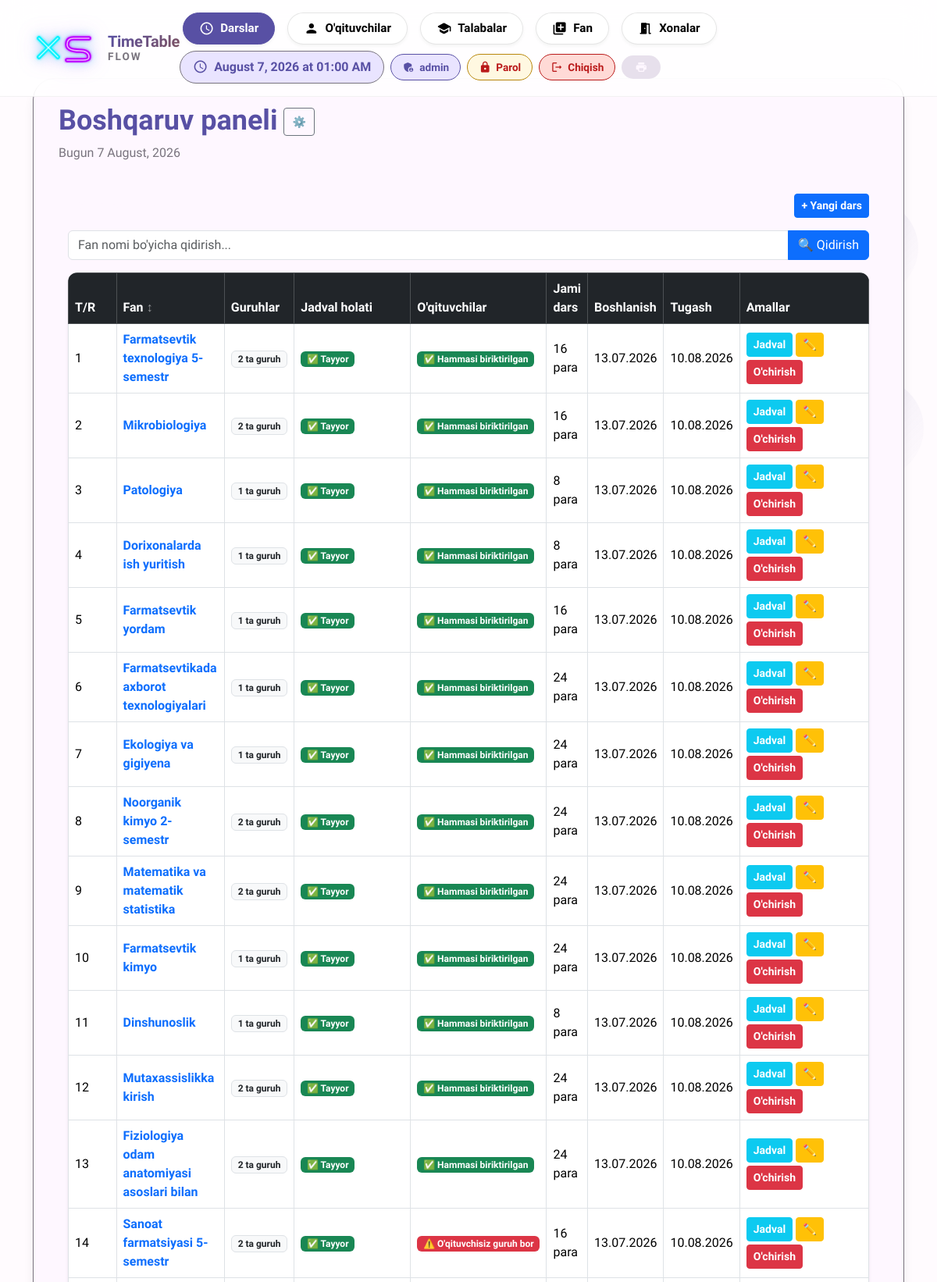
Screenshot of /raspisaniya/lesson/list/ (signed in, upper part) with the database file from the repository.
### raspisaniya/models.py (models this page shows, shortened)
class Course(models.Model):
    subject = models.ForeignKey(Subject, on_delete=models.CASCADE)
    start_date = models.DateField()
    end_date = models.DateField()
    total_lessons = models.PositiveIntegerField()
    lessons_per_week = models.PositiveIntegerField()
    lesson_duration = models.PositiveIntegerField(default=80)
    include_saturday = models.BooleanField(default=False)

class Subject(models.Model):
    name = models.CharField(max_length=100, unique=True)

### raspisaniya/views.py (the view)
# urls.py: path('lesson/list/', views.lesson_list, name='lesson_list'),
@login_required
def lesson_list(request):
    if is_student(request.user):
        return redirect('student_dashboard')
    if is_teacher(request.user) and not is_admin(request.user):
        return redirect('teacher_dashboard')
    q = request.GET.get('q', '').strip()
    courses = Course.objects.select_related('subject').prefetch_related('groups').all()
    if q:
        courses = courses.filter(subject__name__icontains=q)
    courses_data = []
    for course in courses:
        total = course.groups.count()
        scheduled = course.groups.filter(is_scheduled=True).count()
        has_unassigned = course.groups.filter(teacher__isnull=True).exists()
        courses_data.append({
            'course': course,
            'total_groups': total,
            'scheduled_groups': scheduled,
            'has_unassigned_teachers': has_unassigned,  # HTML shablonimiz uchun yangi flag
        })
    return render(request, "raspisaniya/lesson_list.html", {"courses_data": courses_data, "q": q})

### raspisaniya/views.py (called while the page is built)
def is_teacher(user):
    return hasattr(user, 'teacher')

def is_student(user):
    return hasattr(user, 'student')

### templates/raspisaniya/lesson_list.html (shortened to what this page needs)
{% extends 'raspisaniya/base.html' %}
{% block title_extra %}
<div class="dropdown">
    <button class="btn btn-outline-secondary btn-sm fw-bold" type="button"
            data-bs-toggle="dropdown" aria-expanded="false" title="Sozlamalar"
            style="line-height:1; padding:10px 10px;">
        ⚙️
    </button>
</div>
{% endblock %}
{% block content %}
<div class="container mt-4">
    <div class="d-flex justify-content-between align-items-center mb-3 flex-wrap gap-2">
        <div>
            <h4 class="mb-0 fw-bold">Darslar ro'yxati</h4>
        </div>
        <div class="d-flex gap-2 flex-wrap align-items-center">
            <a href="{% url 'lesson_create' %}" class="btn btn-primary btn-sm fw-bold">+ Yangi dars</a>
        </div>
    </div>
    <form method="get" class="mb-3">
        <div class="input-group">
            <input type="text" name="q" value="{{ q }}" class="form-control" placeholder="Fan nomi bo'yicha qidirish...">
            <button type="submit" class="btn btn-primary">🔍 Qidirish</button>
        </div>
    </form>
    {% if courses_data %}
    <div class="card border-0 shadow-sm" style="border-radius:12px; overflow:hidden;">
        <table class="table table-bordered table-hover align-middle mb-0">
            <thead class="table-dark">
                <tr>
                    <th style="width: 70px; color: white;">T/R</th>
                    <th>
                        <a href="?q={{ q }}&sort_by=subject&direction={% if sort_by == 'subject' and direction == 'asc' %}desc{% else %}asc{% endif %}" class="text-decoration-none text-white d-inline-flex align-items-center gap-1">
                            Fan
                            {% if sort_by == 'subject' %}
                                {% if direction == 'asc' %}<span class="text-white">▲</span>{% else %}<span class="text-white">▼</span>{% endif %}
                            {% else %}
                                <span class="text-white" style="opacity: 0.5;">↕</span>
                            {% endif %}
                        </a>
                    </th>
                    <th class="text-white">Guruhlar</th>
                    <th class="text-white">Jadval holati</th>
                    <th class="text-white">O'qituvchilar</th>
                    <th class="text-white">Jami dars</th>
                    <th class="text-white">Boshlanish</th>
                    <th class="text-white">Tugash</th>
                    <th style="width: 200px; color: white;">Amallar</th>
                </tr>
            </thead>
            <tbody>
                {% for item in courses_data %}
                <tr>
                    <td>{{ forloop.counter }}</td>
                    <td><strong class="text-primary">{{ item.course.subject.name }}</strong></td>
                    <td><span class="badge bg-light text-dark border">{{ item.total_groups }} ta guruh</span></td>
                    <td>
                        {% if item.scheduled_groups == item.total_groups and item.total_groups > 0 %}
                            <span class="badge bg-success">✅ Tayyor</span>
                        {% elif item.scheduled_groups == 0 %}
                            <span class="badge bg-danger">⏳ Jadval tuzilmagan</span>
                        {% else %}
                            <span class="badge bg-warning text-dark">⚠ {{ item.scheduled_groups }}/{{ item.total_groups }} tuzilgan</span>
                        {% endif %}
                    </td>
                    <td>
                        {% if item.has_unassigned_teachers %}
                            <span class="badge bg-danger">⚠️ O'qituvchisiz guruh bor</span>
                        {% else %}
                            <span class="badge bg-success">✅ Hammasi biriktirilgan</span>
                        {% endif %}
                    </td>
                    <td>{{ item.course.total_lessons }} para</td>
                    <td>{{ item.course.start_date|date:"d.m.Y" }}</td>
                    <td>{{ item.course.end_date|date:"d.m.Y" }}</td>
                    <td>
                        <div class="d-flex gap-1 flex-wrap">
                            <a href="{% url 'lesson_schedule' item.course.pk %}" class="btn btn-sm btn-info text-white fw-bold">Jadval</a>
                            <a href="{% url 'course_update' item.course.pk %}" class="btn btn-sm btn-warning fw-bold">✏️</a>
                            <a href="{% url 'lesson_delete' item.course.pk %}" class="btn btn-sm btn-danger fw-bold" onclick="return confirm('O\'chirmoqchimisiz?')">O'chirish</a>
                        </div>
                    </td>
                </tr>
                {% endfor %}
            </tbody>
        </table>
    </div>
    {% else %}
        <p class="text-muted mt-3">{% if q %}"{{ q }}" bo'yicha hech narsa topilmadi.{% else %}Hali darslar kiritilmagan.{% endif %}</p>
    {% endif %}
</div>
{% endblock %}

### templates/raspisaniya/base.html (shortened to what this page needs)
{% load static %}
<!DOCTYPE html>
<html lang="uz">
<head>
    <link href="https://cdn.jsdelivr.net/npm/bootstrap@5.3.2/dist/css/bootstrap.min.css" rel="stylesheet">
</head>
<body>
    <div class="bubbles" id="bubbles"></div>
    <div class="app-bar" id="appBar">
        <div class="container">
            <div class="d-flex justify-content-between align-items-center">
                <div class="d-flex align-items-center gap-3">
                    <a href="{% url 'reset_database' %}" class="xs-main-logo" title="Reset Database" style="text-decoration: none; display: inline-block;">
                    </a>
                    <a href="{% url 'lesson_list' %}" class="text-decoration-none">
                        <div style="line-height:1.15;">
                            <div style="font-size:1.25rem;font-weight:800;background:linear-gradient(135deg,var(--md-primary),var(--md-tertiary));-webkit-background-clip:text;-webkit-text-fill-color:transparent;letter-spacing:-0.3px;">TimeTable</div>
                            <div style="font-size:0.85rem;font-weight:600;color:var(--md-outline);letter-spacing:2px;text-transform:uppercase;">Flow</div>
                        </div>
                    </a>
                </div>
                <div class="d-flex gap-2 align-items-center flex-wrap">
                    {% if user.is_authenticated and user.is_superuser %}
                    <div class="d-none d-lg-flex gap-2 align-items-center desktop-menu">
                        <a href="{% url 'lesson_list' %}" class="nav-chip {% if request.resolver_match.url_name == 'lesson_list' %}active{% endif %}">
                            <span class="material-icons-round">schedule</span><span>Darslar</span>
                        </a>
                        <a href="{% url 'teacher_list' %}" class="nav-chip {% if request.resolver_match.url_name == 'teacher_list' %}active{% endif %}">
                            <span class="material-icons-round">person</span><span>O'qituvchilar</span>
                        </a>
                        <a href="{% url 'student_list' %}" class="nav-chip {% if request.resolver_match.url_name == 'student_list' %}active{% endif %}">
                            <span class="material-icons-round">school</span><span>Talabalar</span>
                        </a>
                        <a href="{% url 'subject_list' %}" class="nav-chip {% if request.resolver_match.url_name == 'subject_create' %}active{% endif %}">
                            <span class="material-icons-round">library_add</span><span>Fan</span>
                        </a>
                        <a href="{% url 'room_list' %}" class="nav-chip {% if request.resolver_match.url_name == 'room_list' %}active{% endif %}">
                            <span class="material-icons-round">meeting_room</span><span>Xonalar</span>
                        </a>
                    </div>
                    {% endif %}
                    <div class="current-time">
                        <span class="material-icons-round">schedule</span>
                        <span id="timeDisplay">--:--</span>
                    </div>
                    {% if user.is_authenticated %}
                    <div class="user-chip">
                        <span class="material-icons-round">
                        </span>
                        {{ user.get_full_name|default:user.username }}
                    </div>
                    <a href="{% url 'change_password' %}" class="logout-chip" style="background:#fff8e1; color:#b8860b; border-color:#b8860b;">
                        <span class="material-icons-round">lock</span>Parol
                    </a>
                    <a href="{% url 'logout' %}" class="logout-chip">
                        <span class="material-icons-round">logout</span>Chiqish
                    </a>
                    {% endif %}
                    <button class="md-chip" onclick="window.print()">
                        <span class="material-icons-round">print</span>
                    </button>
                </div>
            </div>
        </div>
    </div>
    <div class="container">
        <div class="md-surface">
            <div class="d-flex justify-content-between align-items-center mb-4">
                <div>
                    <h1 class="display-small d-inline-flex align-items-center gap-2">
                        {% block page_title %}Boshqaruv paneli{% endblock %}
                        {% block title_extra %}{% endblock %}
                    </h1>
                    <p class="body-large">{% block page_subtitle %}Bugun {% now "j F, Y" %}{% endblock %}</p>
                </div>
            </div>
            {% block content %}{% endblock %}
        </div>
    </div>
</body>
</html>

### templates/raspisaniya/base.html (style rules this page uses)
* { margin: 0; padding: 0; box-sizing: border-box; }
:root { --md-primary: #5850a4; --md-primary-container: #e9e4ff; --md-secondary: #625b71; --md-secondary-container: #e8def8; --md-tertiary: #7d5260; --md-tertiary-container: #ffd8e4; --md-surface: #fef7ff; --md-surface-variant: #e7e0ec; --md-background: #fffbfe; --md-error: #ba1a1a; --md-error-container: #ffdad6; --md-outline: #79747e; --md-shadow: 0 4px 6px -2px rgba(0,0,0,0.05), 0 10px 15px -3px rgba(0,0,0,0.1); }
body { font-family: 'Plus Jakarta Sans', sans-serif; background: var(--md-background); color: var(--md-surface); transition: all 0.3s ease; min-height: 100vh; position: relative; }
.bubbles { position: fixed; width: 100%; height: 100%; z-index: -1; overflow: hidden; top: 0; left: 0; }
.app-bar { background: rgba(255,255,255,0.8); backdrop-filter: blur(20px); -webkit-backdrop-filter: blur(20px); border-bottom: 1px solid rgba(0,0,0,0.05); padding: 1rem 0; position: fixed; width: 100%; top: 0; z-index: 1000; transition: all 0.3s ease; }
.nav-chip { display: inline-flex; align-items: center; gap: 8px; padding: 8px 20px; border-radius: 40px; background: rgba(255,255,255,0.9); color: #000000 !important; text-decoration: none; font-weight: 600; font-size: 0.95rem; transition: all 0.2s ease; border: 1px solid rgba(0,0,0,0.1); margin: 0 4px; box-shadow: 0 2px 4px rgba(0,0,0,0.05); }
.nav-chip.active { background: var(--md-primary); color: white !important; border-color: var(--md-primary); }
.nav-chip .material-icons-round { font-size: 1.2rem; color: inherit; }
.user-chip { display: inline-flex; align-items: center; gap: 6px; padding: 6px 14px; border-radius: 40px; background: var(--md-primary-container); color: var(--md-primary) !important; font-weight: 600; font-size: 0.85rem; border: 1px solid var(--md-primary); }
.user-chip .material-icons-round { font-size: 1rem; color: inherit; }
.logout-chip { display: inline-flex; align-items: center; gap: 6px; padding: 6px 14px; border-radius: 40px; background: #ffdad6; color: #ba1a1a !important; font-weight: 600; font-size: 0.85rem; border: 1px solid #ba1a1a; text-decoration: none; transition: all 0.2s ease; }
.logout-chip .material-icons-round { font-size: 1rem; color: inherit; }
.xs-main-logo { display: inline-flex; text-decoration: none; transition: transform 0.25s cubic-bezier(0.4,0,0.2,1), filter 0.25s ease; filter: drop-shadow(0 0 6px rgba(34,211,238,0.4)) drop-shadow(0 0 12px rgba(168,85,247,0.3)); }
.current-time { display: flex; align-items: center; gap: 8px; padding: 8px 16px; background: var(--md-primary-container); border-radius: 32px; color: var(--md-primary); font-weight: 600; border: 1px solid var(--md-outline); }
.current-time .material-icons-round { font-size: 1.2rem; }
.md-surface { background: var(--md-surface); border-radius: 28px; box-shadow: var(--md-shadow); padding: 2rem; margin-top: 100px; margin-bottom: 2rem; border: 1px solid var(--md-outline); transition: all 0.3s ease; animation: surfaceAppear 0.6s ease; }
.md-chip { display: inline-flex; align-items: center; gap: 8px; padding: 6px 16px; border-radius: 32px; background: var(--md-surface-variant); color: var(--md-surface); font-size: 0.9rem; font-weight: 500; border: 1px solid transparent; transition: all 0.2s ease; cursor: pointer; }
.md-chip .material-icons-round { font-size: 1rem; }
.display-small { font-size: 2.25rem; font-weight: 800; line-height: 1.2; color: var(--md-primary); }
.body-large { font-size: 1rem; line-height: 1.5; color: var(--md-outline); }

### rows the page displays
Course: course.subject.name "Farmatsevtik texnologiya 5-semestr", total_groups "2", shows "✅ Tayyor", shows "✅ Hammasi biriktirilgan", course.total_lessons "16", course.start_date "13.07.2026", course.end_date "10.08.2026"
Course: course.subject.name "Mikrobiologiya", total_groups "2", shows "✅ Tayyor", shows "✅ Hammasi biriktirilgan", course.total_lessons "16", course.start_date "13.07.2026", course.end_date "10.08.2026"
Course: course.subject.name "Patologiya", total_groups "1", shows "✅ Tayyor", shows "✅ Hammasi biriktirilgan", course.total_lessons "8", course.start_date "13.07.2026", course.end_date "10.08.2026"
Course: course.subject.name "Dorixonalarda ish yuritish", total_groups "1", shows "✅ Tayyor", shows "✅ Hammasi biriktirilgan", course.total_lessons "8", course.start_date "13.07.2026", course.end_date "10.08.2026"
Course: course.subject.name "Farmatsevtik yordam", total_groups "1", shows "✅ Tayyor", shows "✅ Hammasi biriktirilgan", course.total_lessons "16", course.start_date "13.07.2026", course.end_date "10.08.2026"
Course: course.subject.name "Farmatsevtikada axborot texnologiyalari", total_groups "1", shows "✅ Tayyor", shows "✅ Hammasi biriktirilgan", course.total_lessons "24", course.start_date "13.07.2026", course.end_date "10.08.2026"
Course: course.subject.name "Ekologiya va gigiyena", total_groups "1", shows "✅ Tayyor", shows "✅ Hammasi biriktirilgan", course.total_lessons "24", course.start_date "13.07.2026", course.end_date "10.08.2026"
Course: course.subject.name "Noorganik kimyo 2-semestr", total_groups "2", shows "✅ Tayyor", shows "✅ Hammasi biriktirilgan", course.total_lessons "24", course.start_date "13.07.2026", course.end_date "10.08.2026"
Course: course.subject.name "Matematika va matematik statistika", total_groups "2", shows "✅ Tayyor", shows "✅ Hammasi biriktirilgan", course.total_lessons "24", course.start_date "13.07.2026", course.end_date "10.08.2026"
Course: course.subject.name "Farmatsevtik kimyo", total_groups "1", shows "✅ Tayyor", shows "✅ Hammasi biriktirilgan", course.total_lessons "24", course.start_date "13.07.2026", course.end_date "10.08.2026"
Course: course.subject.name "Dinshunoslik", total_groups "1", shows "✅ Tayyor", shows "✅ Hammasi biriktirilgan", course.total_lessons "8", course.start_date "13.07.2026", course.end_date "10.08.2026"
Course: course.subject.name "Mutaxassislikka kirish", total_groups "2", shows "✅ Tayyor", shows "✅ Hammasi biriktirilgan", course.total_lessons "24", course.start_date "13.07.2026", course.end_date "10.08.2026"
Course: course.subject.name "Fiziologiya odam anatomiyasi asoslari bilan", total_groups "2", shows "✅ Tayyor", shows "✅ Hammasi biriktirilgan", course.total_lessons "24", course.start_date "13.07.2026", course.end_date "10.08.2026"
Course: course.subject.name "Sanoat farmatsiyasi 5-semestr", total_groups "2", shows "✅ Tayyor", shows "⚠️ O'qituvchisiz guruh bor", course.total_lessons "16", course.start_date "13.07.2026", course.end_date "10.08.2026"

### other values shown
{{ user.get_full_name|default:user.username }} "admin"
